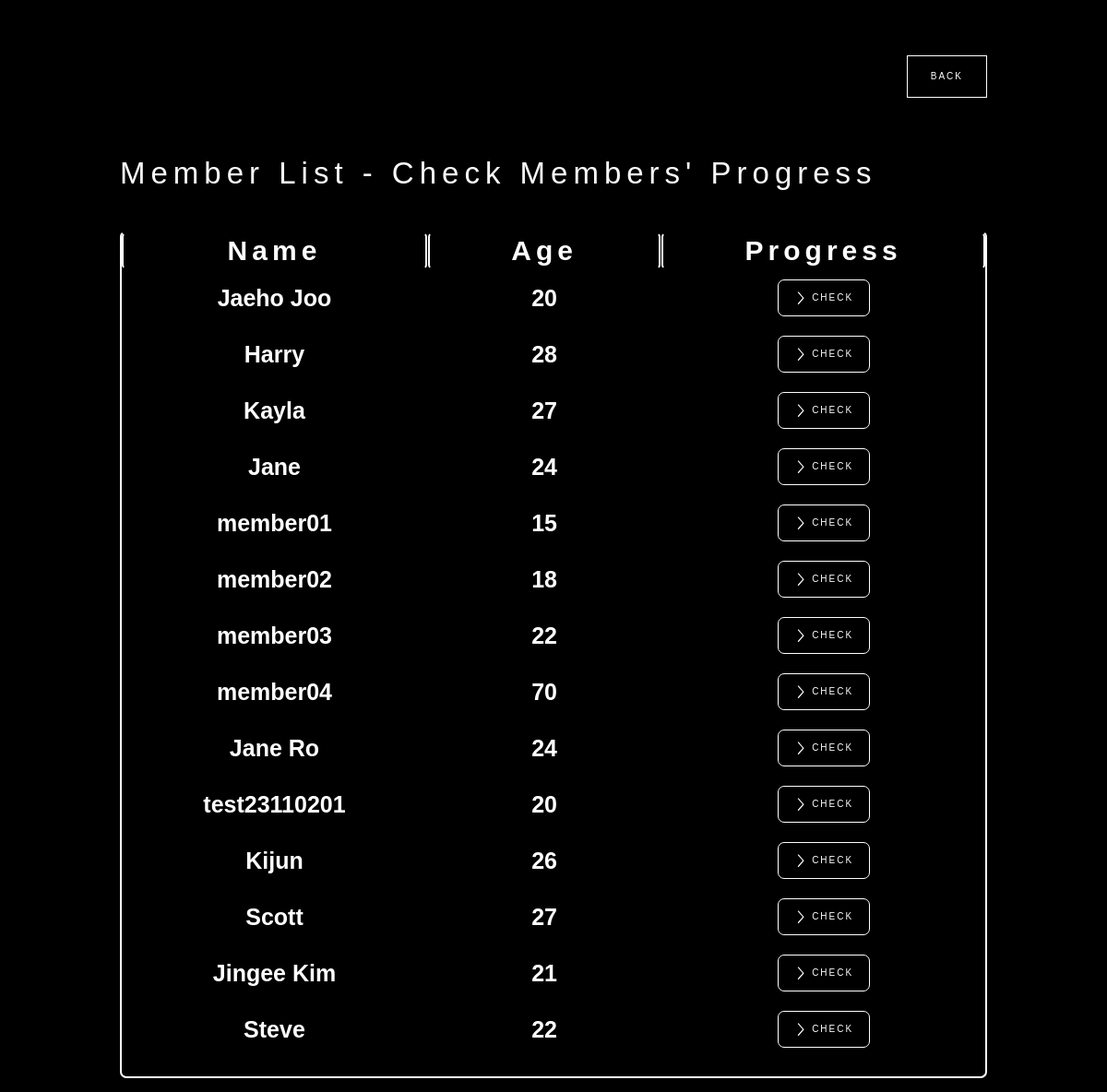
The page /trainer/member_progress/ on the database as committed earlier.
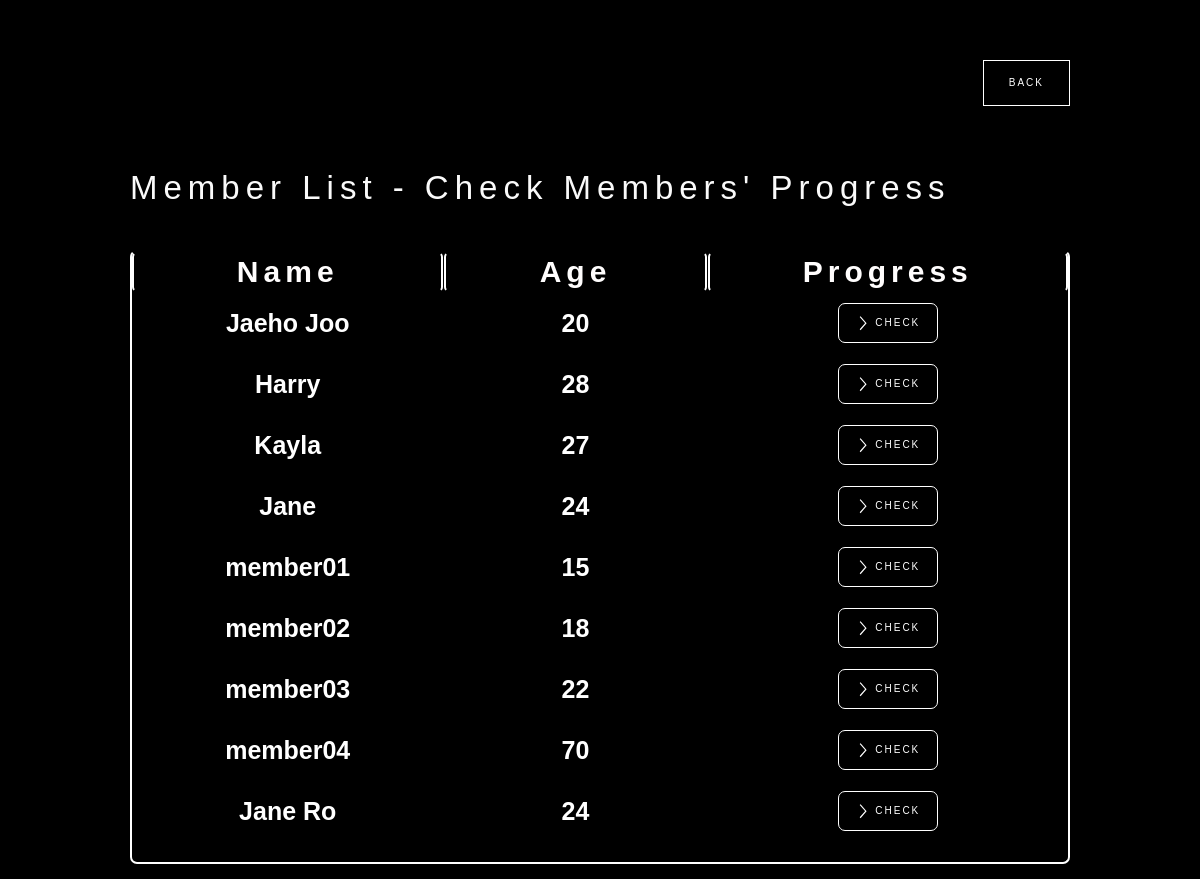
The same page on the database as committed later.
### member/models.py (models this page shows, shortened)
class User(AbstractBaseUser):
    member_id = models.CharField(
        verbose_name='member_id',
        max_length=80,
        unique=True,
        blank=False,
    )
    authority = models.IntegerField(
        default=0,
    )
    name = models.CharField(
        max_length=30,
        default='noname',
    )
    age = models.IntegerField(
        default=20,
    )
    gender = models.CharField(
        max_length=6,
        default='Male',
        choices=(('Male', 'Male'), ('Female', 'Female'))
    )
    height = models.IntegerField(
        default=170,
    )
    is_active = models.BooleanField(default=True)
    is_admin = models.BooleanField(default=False)
    objects = UserManager()
    USERNAME_FIELD = 'member_id'
    REQUIRED_FIELDS = []

### trainer/views.py (the view)
# urls.py: path('member_progress/', trainer_member_progress, name='trainer_member_progress'),
@csrf_exempt
def trainer_member_progress(request):
    if request.method == 'POST':
        if 'back' in request.POST:
            return redirect('/trainer/trainer_main/')
    all_members = User.objects.all().order_by('pk')
    guest_members = [m for m in all_members if m.authority==0]
    return render(request,
                  'trainer-member-progress-page.html',
            {
                'member_list': guest_members,
            }
    )

### trainer/templates/trainer-member-progress-page.html (shortened to what this page needs)
<!DOCTYPE html>
<html data-wf-page="653811d47729cd70dc04cc98" data-wf-site="64aabb5a9d5b566a4dfebda3">
<head>
  {% load static %}
  <link href="{% static 'css/normalize.css' %}" rel="stylesheet" type="text/css">
  <link href="{% static 'css/webflow.css' %}" rel="stylesheet" type="text/css">
  <link href="{% static 'css/crossfit-facility-webapp-webflow.css' %}" rel="stylesheet" type="text/css">
</head>
<body class="body-7">
<form method="POST"> {% csrf_token %}
  <section>
    <div data-animation="default" data-collapse="medium" data-duration="400" data-easing="ease" data-easing2="ease" role="banner" class="navbar-logo-center-container shadow-three w-nav">
      <div class="container-4">
        <div class="navbar-wrapper-three">
          <a href="#" class="navbar-brand-three w-nav-brand"></a>
          <nav role="navigation" class="nav-menu-wrapper-three w-nav-menu">
            <div class="nav-menu-three">
              <ul role="list" class="nav-menu-block w-list-unstyled">
                <li class="mobile-margin-top-10">
                  <button type="submit" name="back" class="get-start-butto w-button">Back</button>
                </li>
              </ul>
            </div>
          </nav>
        </div>
      </div>
    </div>
  </section>
  <section>
    <div class="w-layout-blockcontainer container-14 w-container">
          <h1 class="heading-record-your-workout">Member List - Check Members' Progress</h1>
    </div>
    <div class="w-layout-blockcontainer container-14 w-container">
      <div class="w-form">
        <form id="email-form" name="email-form" data-name="Email Form" method="get" data-wf-page-id="653811d47729cd70dc04cc98" data-wf-element-id="a61fae0f-e8fa-4f4c-914c-cbac23d11d63">
          <div class="manager_user_list_div_block">
            <div class="w-layout-grid manager_user_list_wst_table">
              <h1 id="w-node-_437c0c1a-3d74-f30b-f79d-65d87b05ede0-dc04cc98" class="manager_user_list_heading">Name</h1>
              <h1 id="w-node-_437c0c1a-3d74-f30b-f79d-65d87b05ede2-dc04cc98" class="manager_user_list_heading">Age</h1>
              <h1 id="w-node-cb15b970-5b20-3a75-d2fb-2dcde464b15c-dc04cc98" class="manager_user_list_heading">Progress</h1>
              {% for member in member_list %}
              <div id="w-node-_064535a3-bada-a5ec-ad3f-2d0988352e0d-dc04cc98" class="user-list-div-block">
                <h1 class="manager_user_list_font">{{ member.name }}</h1>
              </div>
              <div id="w-node-_6cff5cb3-5b0e-0964-046b-db3bde2da607-dc04cc98" class="user-list-div-block">
                <h1 class="manager_user_list_font">{{ member.age }}</h1>
              </div>
              <div id="w-node-e69aef57-3623-7549-515b-bc3a40a2510f-dc04cc98" class="user-list-div-block w-clearfix">
                <a href="/trainer/history_and_progress/{{ member.pk }}/" class="edit-user-button w-button">Check</a>
              </div>
              {% endfor %}
            </div>
          </div>
        </form>
      </div>
    </div>
  </section>
</form>
</body>
</html>

### static/css/webflow.css (style rules this page uses)
* { -webkit-box-sizing: border-box; -moz-box-sizing: border-box; box-sizing: border-box; }
html { height: 100%; }
body { margin: 0; min-height: 100%; background-color: #fff; font-family: Arial, sans-serif; font-size: 14px; line-height: 20px; color: #333; }
.w-clearfix:before, .w-clearfix:after { content: " "; display: table; grid-column-start: 1; grid-row-start: 1; grid-column-end: 2; grid-row-end: 2; }
.w-clearfix:after { clear: both; }
.w-button { display: inline-block; padding: 9px 15px; background-color: #3898EC; color: white; border: 0; line-height: inherit; text-decoration: none; cursor: pointer; border-radius: 0; }
h1, h2, h3, h4, h5, h6 { font-weight: bold; margin-bottom: 10px; }
h1 { font-size: 38px; line-height: 44px; margin-top: 20px; }
ul, ol { margin-top: 0px; margin-bottom: 10px; padding-left: 40px; }
.w-list-unstyled { padding-left: 0; list-style: none; }
button, [type='button'], [type='reset'] { border: 0; cursor: pointer; -webkit-appearance: button; }
.w-form { margin: 0 0 15px; }
.w-container { margin-left: auto; margin-right: auto; max-width: 940px; }
.w-container:before, .w-container:after { content: " "; display: table; grid-column-start: 1; grid-row-start: 1; grid-column-end: 2; grid-row-end: 2; }
.w-container:after { clear: both; }
.w-nav { position: relative; background: #dddddd; z-index: 1000; }
.w-nav:before, .w-nav:after { content: " "; display: table; grid-column-start: 1; grid-row-start: 1; grid-column-end: 2; grid-row-end: 2; }
.w-nav:after { clear: both; }
.w-nav-brand { position: relative; float: left; text-decoration: none; color: #333333; }
.w-nav-menu { position: relative; float: right; }

Rows that differ between the two databases and show on the page:
removed User: name "test23110201", age "20"
removed User: name "Kijun", age "26"
removed User: name "Scott", age "27"
removed User: name "Jingee Kim", age "21"
removed User: name "Steve", age "22"
